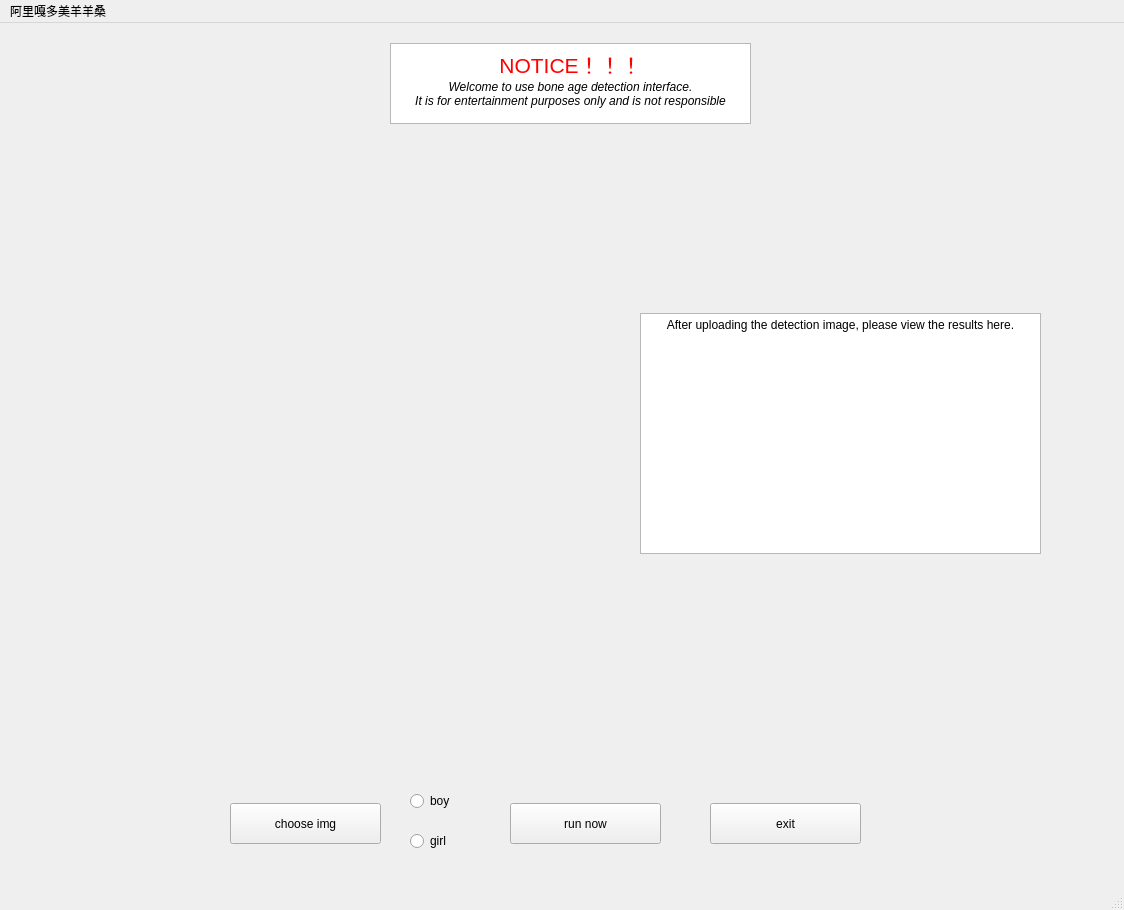
<?xml version="1.0" encoding="UTF-8"?>
<ui version="4.0">
 <class>MainWindow</class>
 <widget class="QMainWindow" name="MainWindow">
  <property name="geometry">
   <rect>
    <x>0</x>
    <y>0</y>
    <width>1124</width>
    <height>910</height>
   </rect>
  </property>
  <property name="windowTitle">
   <string>MainWindow</string>
  </property>
  <widget class="QWidget" name="centralwidget">
   <widget class="QPushButton" name="openimg">
    <property name="geometry">
     <rect>
      <x>230</x>
      <y>780</y>
      <width>151</width>
      <height>41</height>
     </rect>
    </property>
    <property name="text">
     <string>choose img</string>
    </property>
   </widget>
   <widget class="QPushButton" name="exit">
    <property name="geometry">
     <rect>
      <x>710</x>
      <y>780</y>
      <width>151</width>
      <height>41</height>
     </rect>
    </property>
    <property name="text">
     <string>exit</string>
    </property>
   </widget>
   <widget class="QTextBrowser" name="noticetxt">
    <property name="geometry">
     <rect>
      <x>390</x>
      <y>20</y>
      <width>361</width>
      <height>81</height>
     </rect>
    </property>
    <property name="html">
     <string>&lt;!DOCTYPE HTML PUBLIC &quot;-//W3C//DTD HTML 4.0//EN&quot; &quot;http://www.w3.org/TR/REC-html40/strict.dtd&quot;&gt;
&lt;html&gt;&lt;head&gt;&lt;meta name=&quot;qrichtext&quot; content=&quot;1&quot; /&gt;&lt;style type=&quot;text/css&quot;&gt;
p, li { white-space: pre-wrap; }
&lt;/style&gt;&lt;/head&gt;&lt;body style=&quot; font-family:'SimSun'; font-size:9pt; font-weight:400; font-style:normal;&quot;&gt;
&lt;p align=&quot;center&quot; style=&quot; margin-top:0px; margin-bottom:0px; margin-left:0px; margin-right:0px; -qt-block-indent:0; text-indent:0px;&quot;&gt;&lt;span style=&quot; font-size:16pt; color:#ff0000;&quot;&gt;NOTICE！！！&lt;/span&gt;&lt;/p&gt;
&lt;p align=&quot;center&quot; style=&quot; margin-top:0px; margin-bottom:0px; margin-left:0px; margin-right:0px; -qt-block-indent:0; text-indent:0px;&quot;&gt;&lt;span style=&quot; font-style:italic;&quot;&gt;Welcome to use bone age detection interface.&lt;/span&gt;&lt;/p&gt;
&lt;p align=&quot;center&quot; style=&quot; margin-top:0px; margin-bottom:0px; margin-left:0px; margin-right:0px; -qt-block-indent:0; text-indent:0px;&quot;&gt;&lt;span style=&quot; font-style:italic;&quot;&gt;It is for entertainment purposes only and is not responsible&lt;/span&gt;&lt;/p&gt;&lt;/body&gt;&lt;/html&gt;</string>
    </property>
   </widget>
   <widget class="QLabel" name="showimg">
    <property name="geometry">
     <rect>
      <x>73</x>
      <y>141</y>
      <width>451</width>
      <height>491</height>
     </rect>
    </property>
    <property name="text">
     <string/>
    </property>
   </widget>
   <widget class="QTextBrowser" name="showres">
    <property name="geometry">
     <rect>
      <x>640</x>
      <y>290</y>
      <width>401</width>
      <height>241</height>
     </rect>
    </property>
    <property name="html">
     <string>&lt;!DOCTYPE HTML PUBLIC &quot;-//W3C//DTD HTML 4.0//EN&quot; &quot;http://www.w3.org/TR/REC-html40/strict.dtd&quot;&gt;
&lt;html&gt;&lt;head&gt;&lt;meta name=&quot;qrichtext&quot; content=&quot;1&quot; /&gt;&lt;style type=&quot;text/css&quot;&gt;
p, li { white-space: pre-wrap; }
&lt;/style&gt;&lt;/head&gt;&lt;body style=&quot; font-family:'SimSun'; font-size:9pt; font-weight:400; font-style:normal;&quot;&gt;
&lt;p align=&quot;center&quot; style=&quot; margin-top:0px; margin-bottom:0px; margin-left:0px; margin-right:0px; -qt-block-indent:0; text-indent:0px;&quot;&gt;After uploading the detection image, please view the results here.&lt;/p&gt;
&lt;p align=&quot;center&quot; style=&quot;-qt-paragraph-type:empty; margin-top:0px; margin-bottom:0px; margin-left:0px; margin-right:0px; -qt-block-indent:0; text-indent:0px;&quot;&gt;&lt;br /&gt;&lt;/p&gt;
&lt;p style=&quot;-qt-paragraph-type:empty; margin-top:0px; margin-bottom:0px; margin-left:0px; margin-right:0px; -qt-block-indent:0; text-indent:0px;&quot;&gt;&lt;br /&gt;&lt;/p&gt;&lt;/body&gt;&lt;/html&gt;</string>
    </property>
   </widget>
   <widget class="QPushButton" name="run_now">
    <property name="geometry">
     <rect>
      <x>510</x>
      <y>780</y>
      <width>151</width>
      <height>41</height>
     </rect>
    </property>
    <property name="text">
     <string>run now</string>
    </property>
   </widget>
   <widget class="QRadioButton" name="boy">
    <property name="geometry">
     <rect>
      <x>410</x>
      <y>770</y>
      <width>89</width>
      <height>16</height>
     </rect>
    </property>
    <property name="text">
     <string>boy</string>
    </property>
   </widget>
   <widget class="QRadioButton" name="girl">
    <property name="geometry">
     <rect>
      <x>410</x>
      <y>810</y>
      <width>89</width>
      <height>16</height>
     </rect>
    </property>
    <property name="text">
     <string>girl</string>
    </property>
   </widget>
  </widget>
  <widget class="QMenuBar" name="menubar">
   <property name="geometry">
    <rect>
     <x>0</x>
     <y>0</y>
     <width>1124</width>
     <height>23</height>
    </rect>
   </property>
   <widget class="QMenu" name="menu">
    <property name="title">
     <string>阿里嘎多美羊羊桑</string>
    </property>
   </widget>
   <addaction name="menu"/>
  </widget>
  <widget class="QStatusBar" name="statusbar"/>
 </widget>
 <resources/>
 <connections>
  <connection>
   <sender>exit</sender>
   <signal>clicked()</signal>
   <receiver>MainWindow</receiver>
   <slot>close()</slot>
   <hints>
    <hint type="sourcelabel">
     <x>357</x>
     <y>344</y>
    </hint>
    <hint type="destinationlabel">
     <x>399</x>
     <y>299</y>
    </hint>
   </hints>
  </connection>
 </connections>
</ui>
